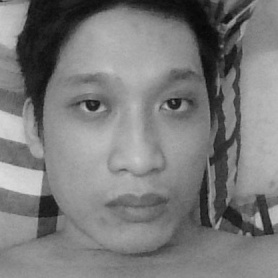
#> input picture dataset/User.1.13.jpg, 278 x 278 px, given in place of the camera
$ python create.py
#> lines starting #> are read from the running program, lines starting #| are printed output that depends on the picture; after the words box and inside, x2 and y2 are one past the last pixel; in counts of white or black regions, pixels touching at a corner belong together
### trainner.py
import cv2
import os
from PIL import Image
import numpy as np

def trainner():
    faceArr, ids = [], []

    recognizer = cv2.face.LBPHFaceRecognizer_create()

    cascade = cv2.CascadeClassifier('haarcascade_frontalface_default.xml')

    imagePath = [os.path.join('dataset',f) for f in os.listdir('dataset')]

    for paths in imagePath:
        if os.path.split(paths)[-1].split('.')[-1] != 'jpg':
            continue

        img = Image.open(paths).convert('L')

        imgArr = np.array(img,'uint8')

        faceId = int(os.path.split(paths)[-1].split('.')[1])

        face = cascade.detectMultiScale(imgArr)

        for (x,y,w,h) in face:
            faceArr.append(imgArr[y:y+h, x:x+w])
            ids.append(faceId)

    recognizer.train(faceArr,np.array(ids))
    recognizer.save('trainner.yml')

### create.py
import cv2
from trainner import trainner
import json

camera = cv2.VideoCapture(0)

cascade = cv2.CascadeClassifier('haarcascade_frontalface_default.xml')

recognizer = cv2.face.LBPHFaceRecognizer_create()

name = input('Nhập tên: ')
#> the answer given: dataset/User.1.13.jpg
Id = int(input('Nhập ID: '))
#> the answer given: 3
itr = 1

while 1:

    ret, image = camera.read()
#> image is the input picture: shape (278, 278, 3); min 7, max 219, mean 122.5

    grayImage = cv2.cvtColor(image, cv2.COLOR_BGR2GRAY)

    face = cascade.detectMultiScale(grayImage,
                                    scaleFactor=1.5,
                                    minNeighbors=5,
                                    minSize=(30, 30))
#> face = [[46, 38, 182, 182]]

    for (x, y, w, h) in face:

        cv2.rectangle(image, (x, y), (x+w, y+h), (100, 100, 0), 2)

        cv2.imwrite('dataset/User.' + str(Id) + '.' + str(itr) +
                    '.jpg', grayImage[y:y+h+5, x:x+w+5])
#> this loop made 1 pass
#> pass 1, `cv2.imwrite('dataset/User.' + str(Id) + '.' + str(itr) + '.jpg', grayI..`:
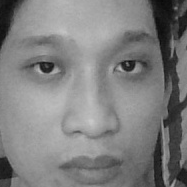
#> saved as User.3.1.jpg: shape (187, 187); min 8, max 200, mean 127.1
#> after the loop:
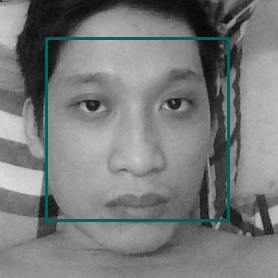
#> image: shape (278, 278, 3); 2.82% of pixels changed, all inside (x1, y1, x2, y2) = (45, 37, 230, 222)
    itr += 1

    if itr == 21:
        break

    if cv2.waitKey(100) & 0xFF == ord('q'):
#> (key q is pressed here)
        break

    cv2.imshow('Frame', image)
camera.release()
cv2.destroyAllWindows()

with open('users.json') as json_file:
#> (reads users.json from the repository)
    data = json.load(json_file)

username = {
    'name': name
}
data[Id] = username

with open("users.json", "w") as file:
    json.dump(data, file, indent=4)

trainner()
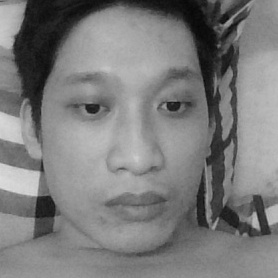
#> input picture dataset/User.1.1.jpg, 278 x 278 px
#> in trainner, img is the input picture: PIL image 278x278 L; min 5, max 222, mean 123.8
#> in trainner, `face = cascade.detectMultiScale(imgArr)`: face = [[28, 25, 212, 212]]
#> the loop in trainner, `for (x,y,w,h) in face:` made 1 pass
#> after the loop in trainner, `for (x,y,w,h) in face:`: faceArr = 1 item; ids = [1]
